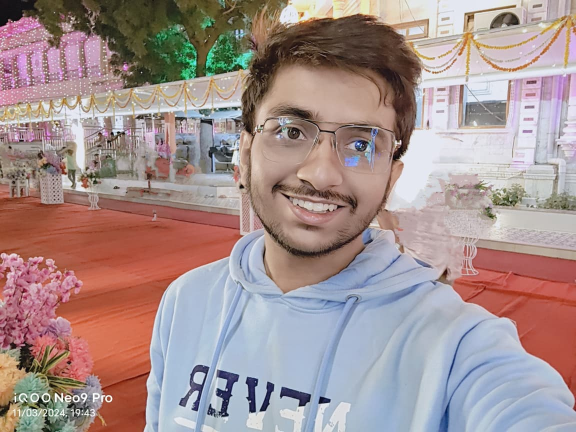
#> input picture apps/mobile_citadel/assets/images/creator_raj.jpg, 1152 x 864 px (shown at 1/2 size)
$ python -i lanczos.py   (imports and definitions only)
#> lines starting #> are read from the running program, lines starting #| are printed output that depends on the picture
#> further down, picture is the input picture: PIL image 1152x864 RGB; mean R, G, B 164.4, 144.5, 143.2
"""
Lanczos CPU Upscaler
====================

High-quality CPU-based upscaling with no VRAM usage.

Characteristics:
    - VRAM: Zero (100% CPU)
    - Quality: Clean, non-hallucinated results
    - Speed: Fast
    - Best For: Fallback, VRAM-constrained situations

Uses multi-stage processing:
    1. Lanczos resampling (best interpolation)
    2. Two-pass unsharp mask (natural sharpness)
    3. Adaptive contrast boost
    4. Optional color grading
"""

from PIL import Image, ImageEnhance, ImageFilter
from typing import Optional, Tuple


def upscale(
    image: Image.Image,
    scale: float = 2.0,
    target_size: Optional[Tuple[int, int]] = None,
    sharpen: bool = True,
    cinematic: bool = False
) -> Image.Image:
    """
    High-quality Lanczos upscale with smart post-processing.

    Args:
        image: Input PIL Image
        scale: Scale factor (default 2.0x)
        target_size: Optional (width, height) tuple to override scale
        sharpen: Apply smart sharpening (default True)
        cinematic: Apply cinematic color grading (default False)

    Returns:
        Upscaled PIL Image
    """
#> called with scale = 2, sharpen = True, cinematic = False
    print(f"[Upscale] CPU: Lanczos {scale}x")

    # 1. Calculate Target Size
    if target_size:
        target_width, target_height = target_size
    else:
        target_width = int(image.size[0] * scale)
#> target_width = 2304
        target_height = int(image.size[1] * scale)
#> target_height = 1728

    # Ensure dimensions are multiples of 8 (prevents artifacts)
    target_width = (target_width // 8) * 8
    target_height = (target_height // 8) * 8

    print(f"   -> Target: {target_width}x{target_height}")
#|    -> Target: 2304x1728

    # 2. High-Quality Lanczos Resize
    img_resized = image.resize((target_width, target_height), Image.Resampling.LANCZOS)

    if not sharpen:
        return img_resized

    # 3. Two-Pass Smart Sharpening (more natural than single aggressive pass)
    print("   -> Applying two-pass sharpening...")

    # Pass 1: Gentle overall sharpening
    img_sharp = img_resized.filter(
        ImageFilter.UnsharpMask(radius=1.0, percent=80, threshold=2)
    )

    # Pass 2: Edge enhancement (subtle)
    img_sharp = img_sharp.filter(
        ImageFilter.UnsharpMask(radius=2.0, percent=40, threshold=4)
    )

    # 4. Subtle Contrast Boost (adaptive)
    enhancer = ImageEnhance.Contrast(img_sharp)
    img_processed = enhancer.enhance(1.08)
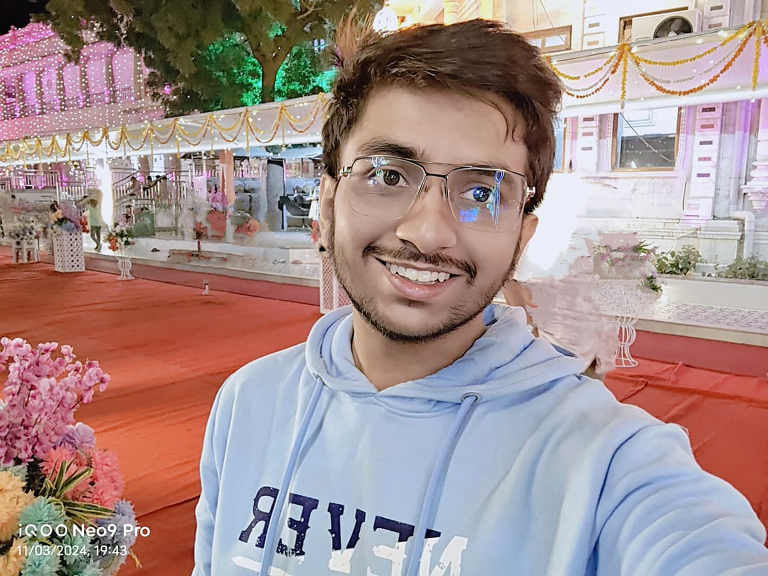
#> img_processed: PIL image 2304x1728 RGB (shown at 1/3 size); mean R, G, B 165.2, 143.7, 142.3

    # 5. Optional Cinematic Color Grading
    if cinematic:
        print("   -> Applying cinematic grade...")
        # Slight desaturation
        color_enhancer = ImageEnhance.Color(img_processed)
        img_processed = color_enhancer.enhance(0.90)

        # Subtle brightness lift in shadows
        brightness_enhancer = ImageEnhance.Brightness(img_processed)
        img_processed = brightness_enhancer.enhance(1.02)

    return img_processed


def upscale_fast(image: Image.Image, scale: float = 2.0) -> Image.Image:
    """
    Minimal Lanczos upscale with no post-processing.
    Fastest option when you just need a bigger image.
    """
    target_width = int(image.size[0] * scale)
    target_height = int(image.size[1] * scale)
    return image.resize((target_width, target_height), Image.Resampling.LANCZOS)


def upscale_to_2k(image: Image.Image, sharpen: bool = True) -> Image.Image:
    """
    Convenience function to upscale to ~2K resolution.
    Maintains aspect ratio, targets 2560px width.
    """
    target_width = 2560
    aspect_ratio = image.size[1] / image.size[0]
    target_height = int(target_width * aspect_ratio)

    return upscale(
        image,
        target_size=(target_width, target_height),
        sharpen=sharpen
    )

>>> from PIL import Image
>>> picture = Image.open('../../mobile_citadel/assets/images/creator_raj.jpg')
>>> result = upscale(picture)
